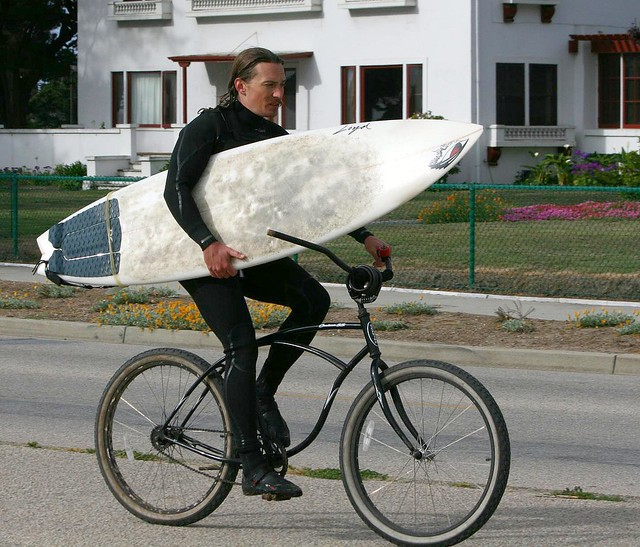
#> input picture group 414/lab4/CV_lab4_Kulinchenko/1.jpg, 640 x 547 px
$ jupyter execute --allow-errors CV_lab_4_Kulinchenko.ipynb   (shell and % lines are left out)
#> lines starting #> are read from the running program, lines starting #| are printed output that depends on the picture
[cell 1]
import cv2
import numpy as np
import matplotlib.pyplot as plt
from plotbbox import plotBBox

#> (a cell that did not finish here is left out)

[cell 3]
label_table = open('coco.names').read().strip().split('\n')
#> (reads group 412/lab4/Voloshyn Volodymyr/coco.names from the repository)
color_table = list(np.random.randint(0, 255, size=(len(label_table), 3), dtype='uint8'))

[cell 4]
def detect(img):
  h, w = img.shape[:2]
  blob = cv2.dnn.blobFromImage(img, 1/255.0, (416, 416), swapRB=True, crop=False)
  net.setInput(blob)

  for output in net.forward(output_layers):
      for detection in output:
          scores = detection[5:]
          class_id = np.argmax(scores)
          confidence = scores[class_id]
          if confidence > 0.5:
              box = detection[:4] * np.array([w, h, w, h])
              (center_x, center_y, w_b, h_b) = box.astype("int")
              x0 = int(center_x - w_b / 2)
              y0 = int(center_y - h_b / 2)
              w_b, h_b = int(w_b), int(h_b)
              plotBBox(img, x0, y0, x0+w_b, y0+w_b, color=[int(c) for c in color_table[class_id]], thickness=3, label=label_table[class_id])
  plt.imshow(cv2.cvtColor(img, cv2.COLOR_BGR2RGB))
  plt.show()

[cell 5]
img1 = cv2.imread('1.jpg')
#> img1 is the input picture: shape (547, 640, 3); mean B, G, R 112.9, 120.8, 119.8
img2 = cv2.imread('2.jpg')
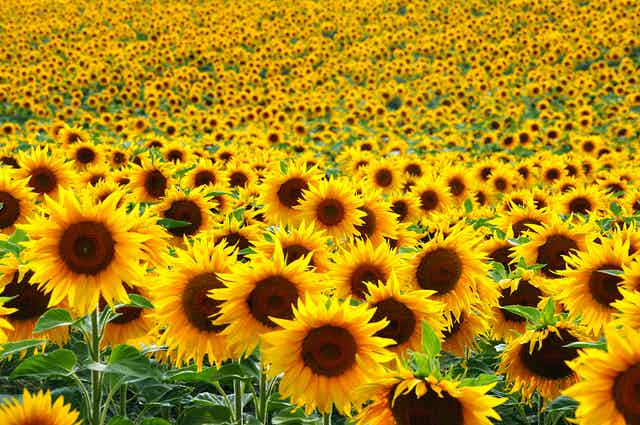
#> input picture group 414/lab1/MaksymStaskiv/2.jpg, 640 x 425 px, found by its file name
#> img2 is the input picture: shape (425, 640, 3); mean B, G, R 14.6, 135.9, 173.9
img3 = cv2.imread('3.jpg')
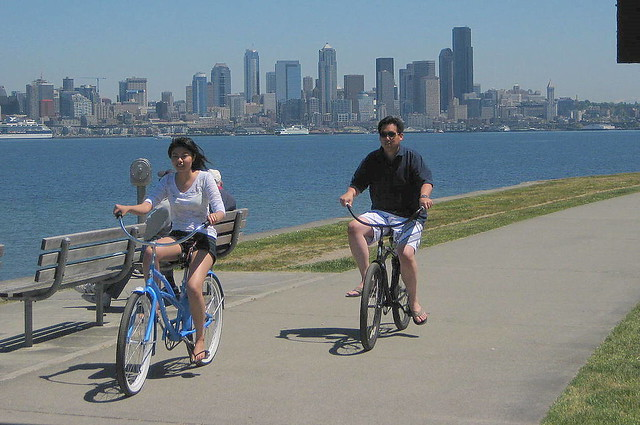
#> input picture group 414/lab4/CV_lab4_Kulinchenko/3.jpg, 640 x 425 px
#> img3 is the input picture: shape (425, 640, 3); mean B, G, R 135.3, 130.5, 119.4
img4 = cv2.imread('4.jpg')
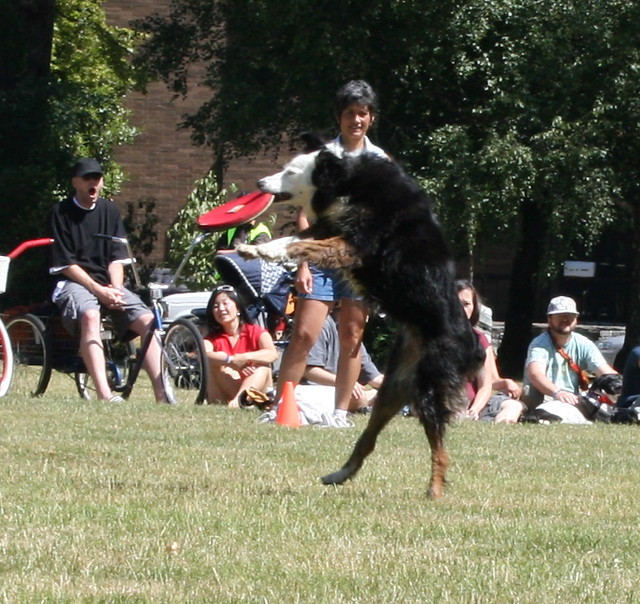
#> input picture group 414/lab4/CV_lab4_Kulinchenko/4.jpg, 640 x 604 px
#> img4 is the input picture: shape (604, 640, 3); mean B, G, R 82.1, 100.5, 102.5

#> (a cell that did not finish here is left out)


#> (a cell that did not finish here is left out)


#> (a cell that did not finish here is left out)

#> (a cell that did not finish here is left out)
